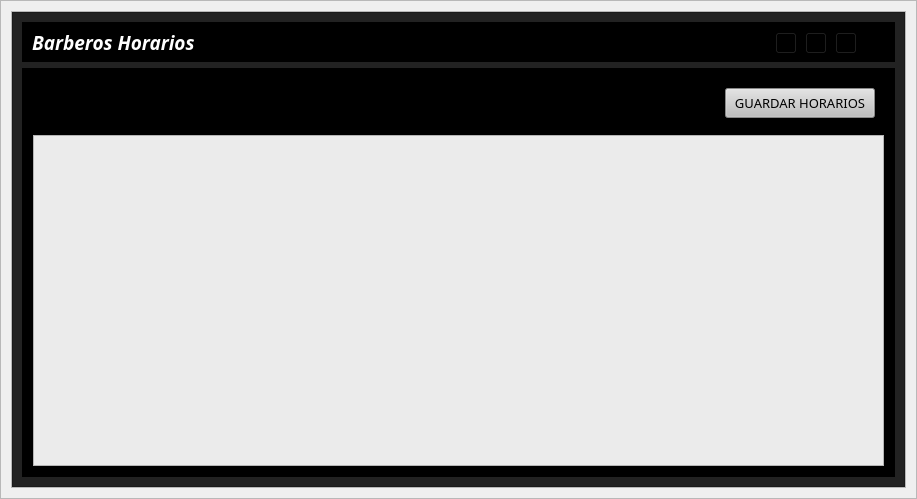
<?xml version="1.0" encoding="UTF-8"?>
<ui version="4.0">
 <class>ViewCliente</class>
 <widget class="QWidget" name="ViewCliente">
  <property name="geometry">
   <rect>
    <x>0</x>
    <y>0</y>
    <width>917</width>
    <height>499</height>
   </rect>
  </property>
  <property name="windowTitle">
   <string>Form</string>
  </property>
  <layout class="QVBoxLayout" name="verticalLayout">
   <property name="spacing">
    <number>0</number>
   </property>
   <property name="leftMargin">
    <number>0</number>
   </property>
   <property name="topMargin">
    <number>0</number>
   </property>
   <property name="rightMargin">
    <number>0</number>
   </property>
   <property name="bottomMargin">
    <number>0</number>
   </property>
   <item>
    <widget class="QFrame" name="central_widget_frame">
     <property name="frameShape">
      <enum>QFrame::StyledPanel</enum>
     </property>
     <property name="frameShadow">
      <enum>QFrame::Raised</enum>
     </property>
     <layout class="QVBoxLayout" name="shadow_layout">
      <property name="spacing">
       <number>0</number>
      </property>
      <property name="leftMargin">
       <number>10</number>
      </property>
      <property name="topMargin">
       <number>10</number>
      </property>
      <property name="rightMargin">
       <number>10</number>
      </property>
      <property name="bottomMargin">
       <number>10</number>
      </property>
      <item>
       <widget class="QFrame" name="background_frame">
        <property name="frameShape">
         <enum>QFrame::StyledPanel</enum>
        </property>
        <property name="frameShadow">
         <enum>QFrame::Raised</enum>
        </property>
        <layout class="QVBoxLayout" name="verticalLayout_2">
         <property name="spacing">
          <number>0</number>
         </property>
         <property name="leftMargin">
          <number>0</number>
         </property>
         <property name="topMargin">
          <number>0</number>
         </property>
         <property name="rightMargin">
          <number>0</number>
         </property>
         <property name="bottomMargin">
          <number>0</number>
         </property>
         <item>
          <widget class="QFrame" name="content_frame">
           <property name="minimumSize">
            <size>
             <width>0</width>
             <height>0</height>
            </size>
           </property>
           <property name="styleSheet">
            <string notr="true">background-color: rgb(34, 34, 34);</string>
           </property>
           <property name="frameShape">
            <enum>QFrame::StyledPanel</enum>
           </property>
           <property name="frameShadow">
            <enum>QFrame::Raised</enum>
           </property>
           <layout class="QVBoxLayout" name="verticalLayout_7">
            <property name="spacing">
             <number>6</number>
            </property>
            <property name="leftMargin">
             <number>9</number>
            </property>
            <property name="topMargin">
             <number>9</number>
            </property>
            <property name="rightMargin">
             <number>9</number>
            </property>
            <property name="bottomMargin">
             <number>9</number>
            </property>
            <item>
             <widget class="QFrame" name="frame_nav">
              <property name="minimumSize">
               <size>
                <width>0</width>
                <height>40</height>
               </size>
              </property>
              <property name="maximumSize">
               <size>
                <width>16777215</width>
                <height>40</height>
               </size>
              </property>
              <property name="styleSheet">
               <string notr="true">background-color: rgb(0, 0, 0);</string>
              </property>
              <property name="frameShape">
               <enum>QFrame::StyledPanel</enum>
              </property>
              <property name="frameShadow">
               <enum>QFrame::Raised</enum>
              </property>
              <layout class="QHBoxLayout" name="horizontalLayout_6">
               <item>
                <widget class="QLabel" name="label_tittle">
                 <property name="font">
                  <font>
                   <family>Tw Cen MT</family>
                   <pointsize>14</pointsize>
                   <weight>75</weight>
                   <italic>true</italic>
                   <bold>true</bold>
                  </font>
                 </property>
                 <property name="styleSheet">
                  <string notr="true">color: rgb(255, 255, 255) ;</string>
                 </property>
                 <property name="text">
                  <string>Barberos Horarios</string>
                 </property>
                </widget>
               </item>
               <item>
                <widget class="QFrame" name="butttons_holder_frame">
                 <property name="minimumSize">
                  <size>
                   <width>110</width>
                   <height>30</height>
                  </size>
                 </property>
                 <property name="maximumSize">
                  <size>
                   <width>110</width>
                   <height>16777215</height>
                  </size>
                 </property>
                 <property name="frameShape">
                  <enum>QFrame::StyledPanel</enum>
                 </property>
                 <property name="frameShadow">
                  <enum>QFrame::Raised</enum>
                 </property>
                 <widget class="QToolButton" name="minimize_button">
                  <property name="geometry">
                   <rect>
                    <x>0</x>
                    <y>0</y>
                    <width>22</width>
                    <height>22</height>
                   </rect>
                  </property>
                  <property name="text">
                   <string>...</string>
                  </property>
                  <property name="icon">
                   <iconset>
                    <normaloff>L:/AngelCuk/assets/icons/minimize-window.png</normaloff>L:/AngelCuk/assets/icons/minimize-window.png</iconset>
                  </property>
                 </widget>
                 <widget class="QToolButton" name="restore_button">
                  <property name="geometry">
                   <rect>
                    <x>30</x>
                    <y>0</y>
                    <width>22</width>
                    <height>22</height>
                   </rect>
                  </property>
                  <property name="text">
                   <string>...</string>
                  </property>
                  <property name="icon">
                   <iconset>
                    <normaloff>L:/AngelCuk/assets/icons/restore-window.png</normaloff>L:/AngelCuk/assets/icons/restore-window.png</iconset>
                  </property>
                 </widget>
                 <widget class="QToolButton" name="maximize_button">
                  <property name="geometry">
                   <rect>
                    <x>30</x>
                    <y>0</y>
                    <width>22</width>
                    <height>22</height>
                   </rect>
                  </property>
                  <property name="text">
                   <string>...</string>
                  </property>
                  <property name="icon">
                   <iconset>
                    <normaloff>L:/AngelCuk/assets/icons/maximize-window.png</normaloff>L:/AngelCuk/assets/icons/maximize-window.png</iconset>
                  </property>
                 </widget>
                 <widget class="QToolButton" name="close_button">
                  <property name="geometry">
                   <rect>
                    <x>60</x>
                    <y>0</y>
                    <width>22</width>
                    <height>22</height>
                   </rect>
                  </property>
                  <property name="text">
                   <string>...</string>
                  </property>
                  <property name="icon">
                   <iconset>
                    <normaloff>L:/AngelCuk/assets/icons/close-window.png</normaloff>L:/AngelCuk/assets/icons/close-window.png</iconset>
                  </property>
                 </widget>
                </widget>
               </item>
              </layout>
             </widget>
            </item>
            <item>
             <widget class="QFrame" name="frame_action">
              <property name="styleSheet">
               <string notr="true">background-color: rgb(0, 0, 0);</string>
              </property>
              <property name="frameShape">
               <enum>QFrame::StyledPanel</enum>
              </property>
              <property name="frameShadow">
               <enum>QFrame::Raised</enum>
              </property>
              <layout class="QVBoxLayout" name="verticalLayout_5">
               <item>
                <widget class="QFrame" name="frame_5">
                 <property name="minimumSize">
                  <size>
                   <width>0</width>
                   <height>50</height>
                  </size>
                 </property>
                 <property name="frameShape">
                  <enum>QFrame::StyledPanel</enum>
                 </property>
                 <property name="frameShadow">
                  <enum>QFrame::Raised</enum>
                 </property>
                 <layout class="QHBoxLayout" name="horizontalLayout_5">
                  <item>
                   <spacer name="horizontalSpacer_2">
                    <property name="orientation">
                     <enum>Qt::Horizontal</enum>
                    </property>
                    <property name="sizeHint" stdset="0">
                     <size>
                      <width>40</width>
                      <height>20</height>
                     </size>
                    </property>
                   </spacer>
                  </item>
                  <item>
                   <widget class="QPushButton" name="guardar_button">
                    <property name="minimumSize">
                     <size>
                      <width>150</width>
                      <height>30</height>
                     </size>
                    </property>
                    <property name="font">
                     <font>
                      <family>Tw Cen MT Condensed Extra Bold</family>
                      <pointsize>10</pointsize>
                     </font>
                    </property>
                    <property name="styleSheet">
                     <string notr="true">QPushButton{
	
	background-color: rgb(190, 190, 190);
	color: black;
}

QPushButton:hover{
	
	background-color: rgb(30, 38, 57);
	color: white;
}

</string>
                    </property>
                    <property name="text">
                     <string>GUARDAR HORARIOS</string>
                    </property>
                    <property name="icon">
                     <iconset>
                      <normaloff>L:/OneDrive/Escritorio/AngelCuk/assets/icons/plus.png</normaloff>L:/OneDrive/Escritorio/AngelCuk/assets/icons/plus.png</iconset>
                    </property>
                   </widget>
                  </item>
                 </layout>
                </widget>
               </item>
               <item>
                <widget class="QFrame" name="frame">
                 <property name="frameShape">
                  <enum>QFrame::StyledPanel</enum>
                 </property>
                 <property name="frameShadow">
                  <enum>QFrame::Raised</enum>
                 </property>
                 <layout class="QVBoxLayout" name="verticalLayout_8">
                  <property name="spacing">
                   <number>0</number>
                  </property>
                  <property name="leftMargin">
                   <number>0</number>
                  </property>
                  <property name="topMargin">
                   <number>0</number>
                  </property>
                  <property name="rightMargin">
                   <number>0</number>
                  </property>
                  <property name="bottomMargin">
                   <number>0</number>
                  </property>
                  <item>
                   <widget class="QTableWidget" name="horarios_table">
                    <property name="styleSheet">
                     <string notr="true">background-color: rgb(235, 235, 235);</string>
                    </property>
                   </widget>
                  </item>
                 </layout>
                </widget>
               </item>
              </layout>
             </widget>
            </item>
           </layout>
          </widget>
         </item>
        </layout>
       </widget>
      </item>
     </layout>
    </widget>
   </item>
  </layout>
 </widget>
 <resources/>
 <connections/>
</ui>
